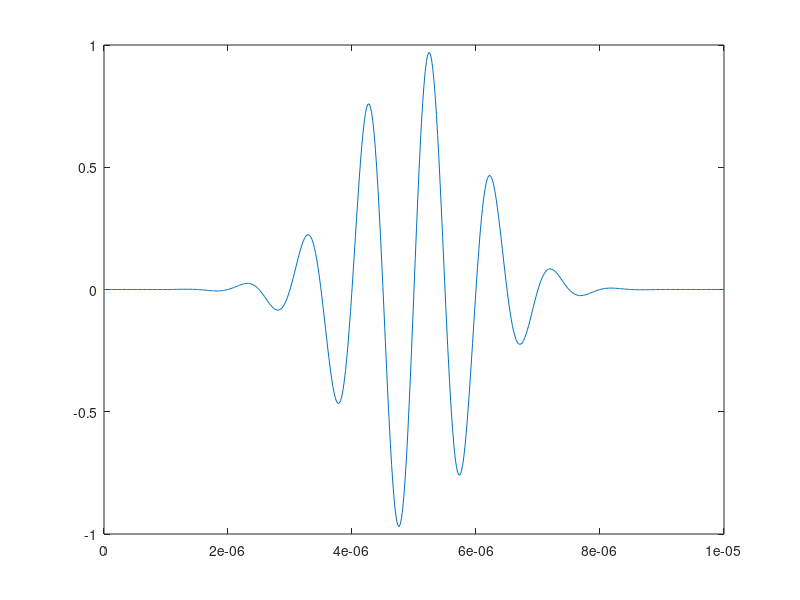

MATLAB code to generate this figure:
% Detection principle homework T5
clear 
a = 1e12;
tau = 5 * 1e-6;
f = 1e6;  % f =1Mhz
fs =  50 * 1e6; %sample frequency fs = 1Ghz
t = linspace(0,2*tau, 2*tau*fs);
s12 = sin(2*pi*f*t).*exp(-a*(t-tau).^2/2);
dt1 = 205*1e-9;
dt2 = 210*1e-9;
dt3 = 215*1e-9;
t1 = t-dt1;
t2 = t-dt2;
t3 = t-dt3;

% s21 is delay of s12, the time in this question
% is set as 205ns 210ns 215ns,

s22_1 = sin(2*pi*f*t1).*exp(-a*(t1-tau).^2/2);
s22_2 = sin(2*pi*f*t2).*exp(-a*(t2-tau).^2/2);
s22_3 = sin(2*pi*f*t3).*exp(-a*(t3-tau).^2/2);

% insert rand signal
varience = [0.0001,0.0003,0.0007,0.001,0.003,0.007,0.01,0.03,0.05,0.07,0.09,...
    0.1,0.3,0.5,0.6];

for i = 1:length(varience)
    
    rand_signal = randn(size(s12))*sqrt(varience(i));
    [c, lags]=xcorr(s12+rand_signal,s22_1+rand_signal); 
    [c_max, t_max]=max(c);
    N=t_max-length(s12); 
    varience(2,i) = N/fs;
end

plot(t,s12)





